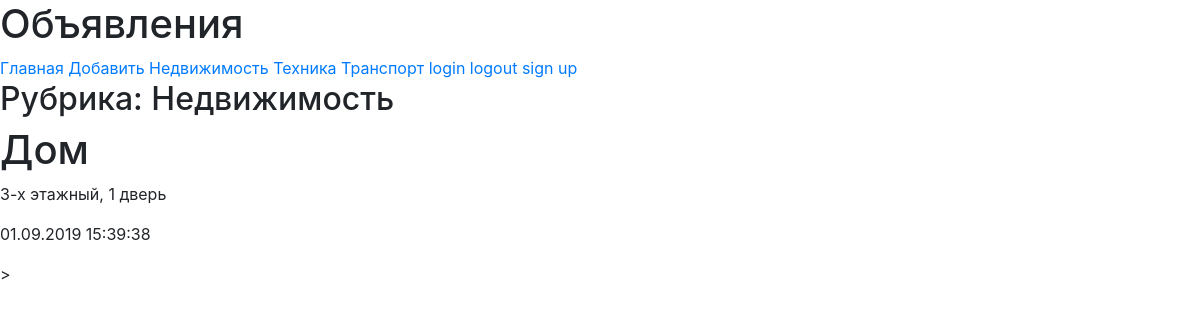
The page /bboard/2/ on the database its author committed.
### bboard/models.py (models this page shows, shortened)
class Rubric(models.Model):
    name = models.CharField(max_length=100,db_index=True)
    class Meta():
        verbose_name_plural = 'Рубрики'
        verbose_name = 'Рубрика'
        ordering = ['name']

class Bd(models.Model):
    class Meta:
        verbose_name = "Объявление"
        verbose_name_plural = "Объявления"
        ordering = ['-published']
    title = models.CharField(max_length=100, verbose_name='Товар')
    content = models.TextField(null=True, blank=True, verbose_name='Описание')
    price = models.FloatField(null=True,blank = True, verbose_name='Цена')
    published = models.DateTimeField(auto_now_add=True, db_index= True, verbose_name='Опубликовано')
    rubric = models.ForeignKey('Rubric',null = True,on_delete=models.PROTECT,verbose_name='Рубрика')

### bboard/views.py (the view)
def by_rubric(request, rubric_id):
    bbs = Bd.objects.filter(rubric=rubric_id)
    rubrics = Rubric.objects.all()
    current_rubric = Rubric.objects.get(pk=rubric_id)
    context = {'bbs': bbs, 'rubrics': rubrics, 'current_rubric': current_rubric}
    return render(request, 'by_rubric.html', context)

### bboard/templates/by_rubric.html (shortened to what this page needs)
{%extends 'basic.html'%}
{%block content%}
    <h2>Рубрика: {{current_rubric.name}}</h2>
    {%for bb in bbs %}
        <h1>{{bb.title}}</h1>
        <p> {{bb.content}}</p>
        <p> {{bb.published|date:'d.m.Y H:i:s'}}</p>
    {%endfor%}
{%endblock%}

### bboard/templates/basic.html (shortened to what this page needs)
<!DOCTYPE html>
<html lang="en">
<head>
    <link rel="stylesheet" href="https://maxcdn.bootstrapcdn.com/bootstrap/4.3.1/css/bootstrap.min.css">
</head>
<body>
    <header>
        <h1> Объявления</h1>
    </header>
    <nav>
    <a href = '/bboard/'>Главная</a>
    <a href = '{%url "bboard:add"%}'>Добавить</a>
     {%for rubric in rubrics%}
    <a href = "{% url 'bboard:rubric' rubric.pk%}" >{{rubric.name}}</a>
    {%endfor%}
    <a  href="{%url 'bboard:login'%}" >login</a>
    <a  href="{%url 'bboard:logout'%}" >logout</a>
    <a  href="{%url 'bboard:sign_up'%}" >sign up</a>
    </nav>
    <section>
        {%block content%}
        {%endblock%}
    </section>>
</body>
</html>

### rows shown on the page
Rubric: name "Недвижимость"
Rubric: name "Техника"
Rubric: name "Транспорт"
Bd: title "Дом", content "3-х этажный, 1 дверь", published "01.09.2019 15:39:38"
